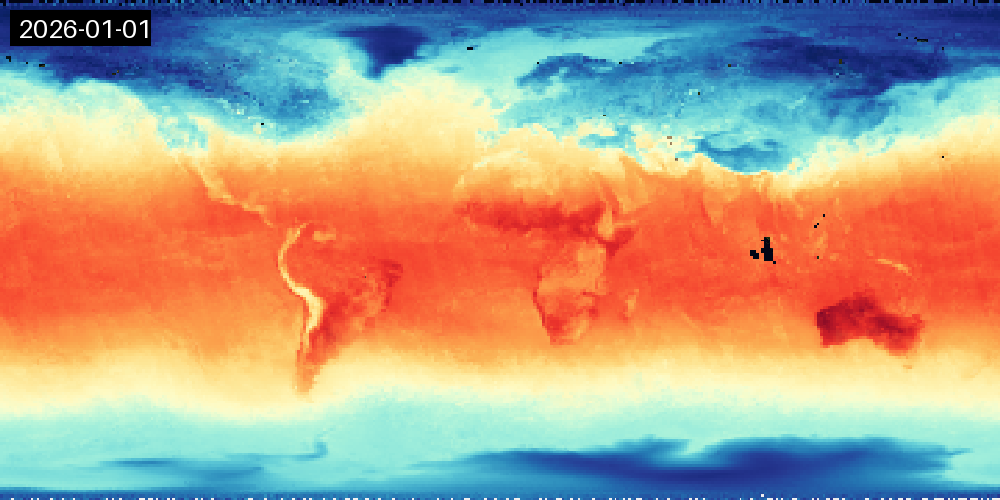
#> input picture frames_filled/2026-01-01.png, 1000 x 500 px; its folder holds only this picture in this run
$ python imgprocessing_darkspots_removal.py
#> lines starting #> are read from the running program, lines starting #| are printed output that depends on the picture; after the words box and inside, x2 and y2 are one past the last pixel; in counts of white or black regions, pixels touching at a corner belong together
import cv2
import numpy as np
import os

input_dir = "frames_filled"
output_dir = "frames_filled_cleaned"
os.makedirs(output_dir, exist_ok=True)

#---------------------------
# Function to remove noises
#---------------------------
def cleaning(input_img, output_img):
#> called with input_img = 'frames_filled/2026-01-01.png', output_img = 'frames_filled_cleaned/2026-01-01.png'
    image = cv2.imread(input_img)
#> image is the input picture: shape (500, 1000, 3); mean B, G, R 137.9, 159.9, 179.3

    h, w, _ = image.shape
#> h = 500; w = 1000

    gray = cv2.cvtColor(image, cv2.COLOR_BGR2GRAY)
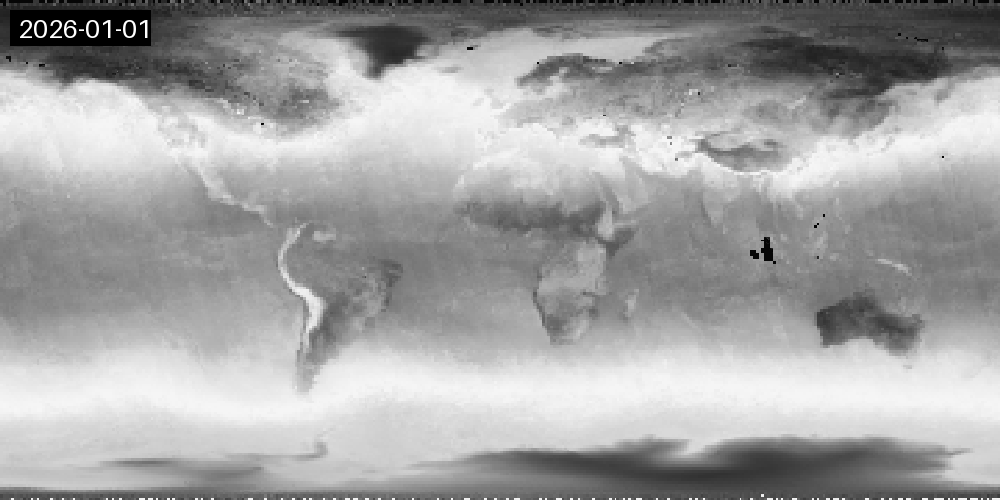
#> gray: shape (500, 1000); min 0, max 255, mean 163.2
    _, mask = cv2.threshold(gray, 10, 255, cv2.THRESH_BINARY_INV)
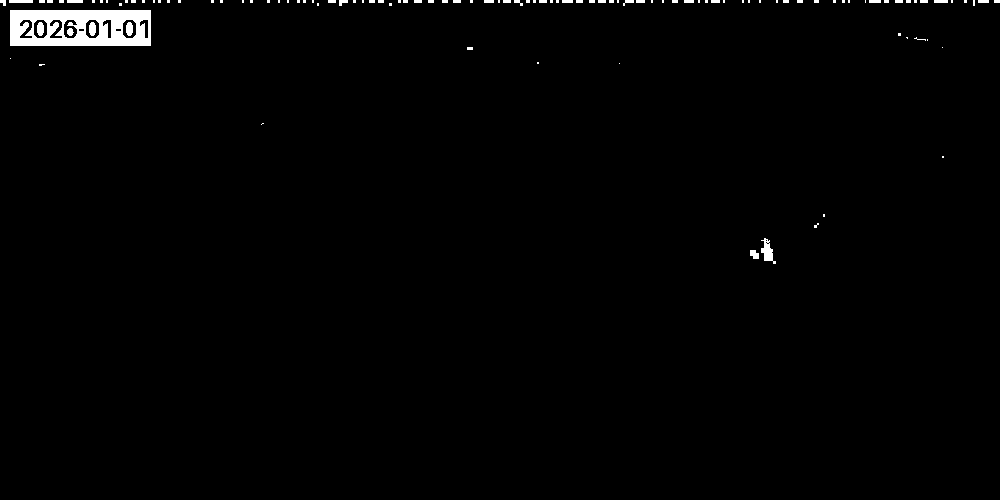
#> mask: shape (500, 1000); 1.2% white; 111 white regions (81 under 20 px), largest, box (x1, y1, x2, y2) and area: (10, 10, 151, 46) 3889, (761, 238, 776, 264) 189, (37, 22, 44, 36) 82

    #Exclude date box processing - Need to modify earlier pipeline to add the datebox after this section
    box_h = int(h * 0.12)
#> box_h = 60
    box_w = int(w * 0.15)
#> box_w = 150
    mask[0:box_h, 0:box_w] = 0
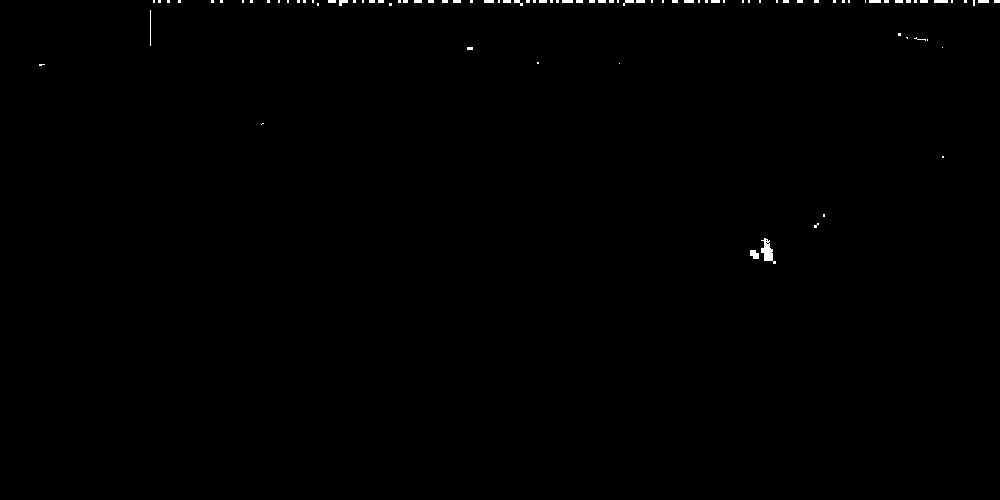
#> mask: shape (500, 1000); 0.3% white; 93 white regions (70 under 20 px), largest, box (x1, y1, x2, y2) and area: (761, 238, 776, 264) 189, (750, 250, 759, 259) 63, (934, 0, 948, 3) 42
    #-----------

    # Defining kernel to replace noises by blending neighbouring pixels
    kernel = np.ones((7, 7), np.uint8)
    mask = cv2.dilate(mask, kernel, iterations=1)
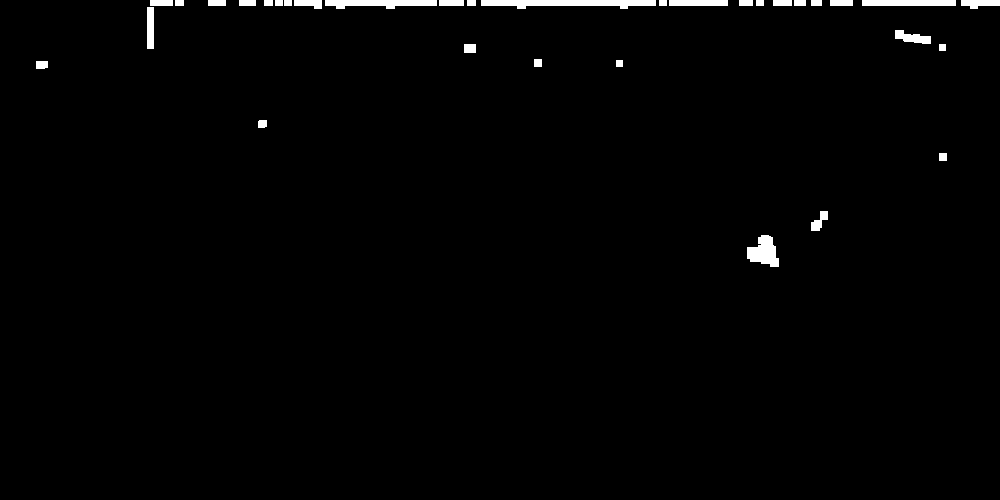
#> mask: shape (500, 1000); 1.3% white; 33 white regions, largest, box (x1, y1, x2, y2) and area: (481, 0, 656, 9) 1101, (325, 0, 437, 9) 726, (747, 235, 779, 267) 670
    result = cv2.inpaint(image, mask, inpaintRadius=3, flags=cv2.INPAINT_TELEA)

    cv2.imwrite(output_img, result)

#---------------------------
# Testing...
#---------------------------
# input_img = os.path.join(input_dir, '2026-01-19.png')
# output_img = os.path.join(output_dir, '2026-01-19_v2.png')


#---------------------------
# Loop through all images in folder
#---------------------------
for file in os.listdir(input_dir):
    if file.lower().endswith(".png"):
        input_img = os.path.join(input_dir, file)
        output_img = os.path.join(output_dir, file)

        cleaning(input_img, output_img)
